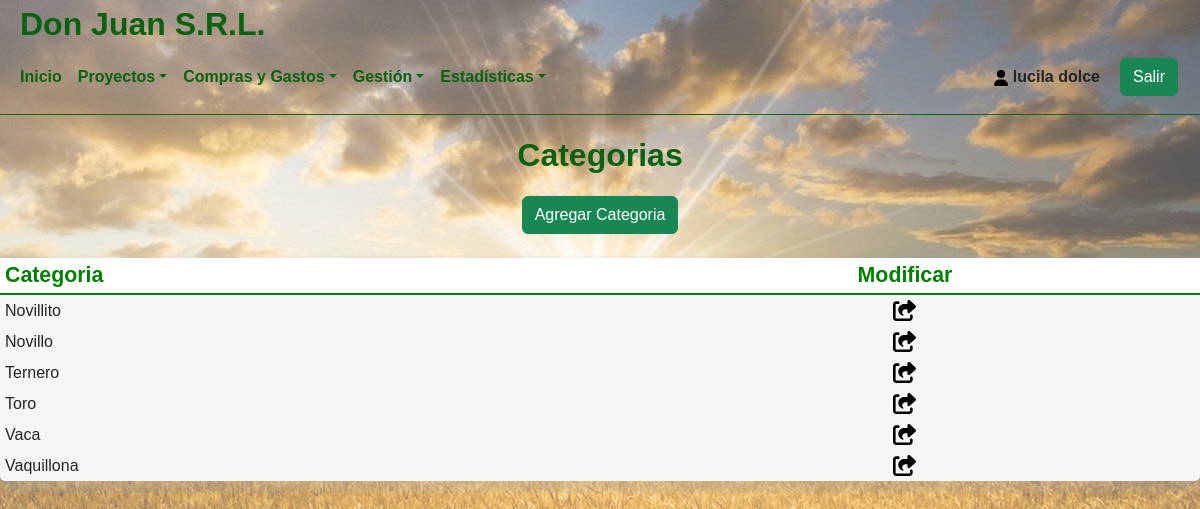
/System/categorias.php (signed in), run on the app's committed database.
### tables this page shows
CREATE TABLE `usuarios` (
  `id_usuario` int(11) NOT NULL,
  `usuario` varchar(45) NOT NULL,
  `password` varchar(45) NOT NULL,
  `nombre` varchar(45) NOT NULL,
  `apellido` varchar(45) NOT NULL,
  `id_tipoUsuario` int(11) NOT NULL,
  `id_EstadoUsuario` int(1) NOT NULL
);

CREATE TABLE `categoria` (
  `id_Categoria` int(11) NOT NULL,
  `nombreCategoria` varchar(45) NOT NULL
);

### System/categorias.php (the view, shortened to what this page needs)
<?php
include('../Template/Cabecera.php');
include('../Modelo/Conexion.php');
?>
<center>
	<div class="">
		<h1>Categorias</h1>
	</div>
    <div>
        <a href="./altaCategoria.php">
            <button class="btn btn-success">Agregar Categoria</button>
        </a>
    </div>
    <br/>
</center>
<center>
<table style="border:none; width:1200px;box-shadow: 5px 5px 5px 5px rgba(165, 164, 164, 0.3);border-radius: 5px;background-color: whitesmoke;">
		<thead>
		<tr style="color:green; background-color:white;font-weight:bold;border-bottom: 2px solid green;">
			<th style="text-align:center;font-size:16pt;text-align:left;padding:5px;">Categoria</th>
			<th style="text-align:center;font-size:16pt;text-align:center;padding:5px;">Modificar</th>
		</tr>
		</thead>
	   <?php
$consulta=mysqli_query($conexion, "SELECT * FROM categoria ORDER BY nombreCategoria ASC");
while($listar = mysqli_fetch_array($consulta))
{
	echo "
	<tr>
		<td style=text-align:left;padding:5px;>$listar[nombreCategoria]</td>
		<td class='text-center text-nowrap'><a class='btn btn-sm' href=./detalleCategoria.php?no=".$listar['id_Categoria']." class=mod><svg xmlns='http://www.w3.org/2000/svg' height='1.5em' viewBox='0 0 576 512'><path d='M352 224H305.5c-45 0-81.5 36.5-81.5 81.5c0 22.3 10.3 34.3 19.2 40.5c6.8 4.7 12.8 12 12.8 20.3c0 9.8-8 17.8-17.8 17.8h-2.5c-2.4 0-4.8-.4-7.1-1.4C210.8 374.8 128 333.4 128 240c0-79.5 64.5-144 144-144h80V34.7C352 15.5 367.5 0 386.7 0c8.6 0 16.8 3.2 23.2 8.9L548.1 133.3c7.6 6.8 11.9 16.5 11.9 26.7s-4.3 19.9-11.9 26.7l-139 125.1c-5.9 5.3-13.5 8.2-21.4 8.2H384c-17.7 0-32-14.3-32-32V224zM80 96c-8.8 0-16 7.2-16 16V432c0 8.8 7.2 16 16 16H400c8.8 0 16-7.2 16-16V384c0-17.7 14.3-32 32-32s32 14.3 32 32v48c0 44.2-35.8 80-80 80H80c-44.2 0-80-35.8-80-80V112C0 67.8 35.8 32 80 32h48c17.7 0 32 14.3 32 32s-14.3 32-32 32H80z'/></svg></a></td>
	</tr>";
}
?>
</body>

### Template/Cabecera.php (shortened to what this page needs)
<?php
include ("../Modelo/Conexion.php");
$iduser = $_SESSION['usuario'];
$sql = "SELECT * FROM usuarios WHERE usuario='$iduser'";
$resultado = $conexion->query($sql);
$row = $resultado->fetch_assoc();
$nombre = $row['nombre'];
$apellido = $row['apellido'];
$tipoUsu = $row['id_tipoUsuario'];
?>
<!DOCTYPE html>
<html lang="es">
<head>
    <link href="https://cdn.jsdelivr.net/npm/bootstrap@5.2.0-beta1/dist/css/bootstrap.min.css" rel="stylesheet">
    <link href="https://unpkg.com/aos@2.3.1/dist/aos.css" rel="stylesheet">
	<link rel="stylesheet" href="../Css/estilos.css">
</head>
<body>
<header class="hea-pri" >
	<div class="titPrincipal">
		<h1>Don Juan S.R.L.</h1>
	</div>
    <nav class="navbar navbar-expand-lg navbar-light" style="border-bottom: 1px solid #0a6111;">
        <div class="container-fluid navpri">
            <div class="collapse navbar-collapse" id="navbarNav" >
                <ul class="navbar-nav">
				<li class="nav-item">
					<a href="./Inicio.php" class="nav-link" style="color: #0a6111;" aria-current="page">Inicio</a>
				</li>
                <li class="nav-item dropdown">
                        <a href="#" class="nav-link dropdown-toggle " id="navbarDropdown" role="button" data-bs-toggle="dropdown" aria-expanded="false" style="color: #0a6111;">Proyectos</a>
                    </li>
                    <li class="nav-item dropdown">
                        <a href="#" class="nav-link dropdown-toggle " id="navbarDropdown" role="button" data-bs-toggle="dropdown" aria-expanded="false" style="color: #0a6111;">Compras y Gastos</a>
                    </li>
					<?php if($tipoUsu == 1){;?>
					<li class="nav-item dropdown">
                        <a href="#" class="nav-link dropdown-toggle " id="navbarDropdown" role="button" data-bs-toggle="dropdown" aria-expanded="false" style="color: #0a6111;">Gestión</a>
                    </li>
					<?php };?>
					<li class="nav-item dropdown">
                        <a href="#" class="nav-link dropdown-toggle " id="navbarDropdown" role="button" data-bs-toggle="dropdown" aria-expanded="false" style="color: #0a6111;">Estadísticas</a>
                    </li>
                </ul>
            </div>
            <div class="exit">
				<div class="exit-name">
				<p><svg xmlns="http://www.w3.org/2000/svg" height="1em" viewBox="0 0 448 512" style="fill:#000000;"><path d="M224 256A128 128 0 1 0 224 0a128 128 0 1 0 0 256zm-45.7 48C79.8 304 0 383.8 0 482.3C0 498.7 13.3 512 29.7 512H418.3c16.4 0 29.7-13.3 29.7-29.7C448 383.8 368.2 304 269.7 304H178.3z"/></svg>&nbsp<?php echo $nombre." ".$apellido;?></p>
				</div>
				<div class="exit-exit">
					<a href="../index.php">
						<button class="btn btn-success">Salir</button>
					</a>
				</div>
			</div>
        </div>
    </nav>
</header>

### Css/estilos.css (style rules this page uses)
* { margin: 0; padding: 0; box-sizing: border-box; font-family: 'Montserrat Alternates', sans-serif; }
body { background-color: whitesmoke; background-image: linear-gradient( to right, rgba(255, 255, 255, 0.35), rgba(255, 255, 255, 0.35) ), url('../imagenes/campo.jpg'); background-repeat: no-repeat; background-attachment: fixed; background-size: cover; object-fit: cover; background-repeat: no-repeat; background-position: center center; justify-content: center; align-items: center; height: auto; }
a { text-decoration: none; }
h1 { color: #0a6111; display: block; font-size: 2em; margin-block-start: 0.67em; margin-block-end: 0.67em; margin-inline-start: 0px; margin-inline-end: 0px; font-weight: bold; }
.nav-link { font-weight: bold; }
.exit-name { font-weight: bold; }
.titPrincipal { width: 100%; height: 40px; display: flex; justify-content: flex-start; }
.titPrincipal h1 { margin-left: 20px; margin-block-start: 0.15em; }
p { margin: 0%; }
.exit { padding: 10px; display: flex; justify-content: center; align-items: center; flex-direction: row; gap: 20px; font-family: 'Montserrat Alternates', sans-serif; }

### data on the page
usuarios: nombre "lucila", apellido "dolce"
categoria: nombreCategoria "Novillito"
categoria: nombreCategoria "Novillo"
categoria: nombreCategoria "Ternero"
categoria: nombreCategoria "Toro"
categoria: nombreCategoria "Vaca"
categoria: nombreCategoria "Vaquillona"
